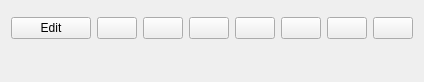
<?xml version="1.0" encoding="UTF-8"?>
<ui version="4.0">
 <class>ColorEditorPropertyWidget</class>
 <widget class="QWidget" name="ColorEditorPropertyWidget">
  <property name="geometry">
   <rect>
    <x>0</x>
    <y>0</y>
    <width>367</width>
    <height>82</height>
   </rect>
  </property>
  <property name="windowTitle">
   <string>Form</string>
  </property>
  <layout class="QGridLayout" name="gridLayout" columnstretch="1,0,0,0,0,0,0">
   <item row="1" column="3">
    <widget class="QPushButton" name="RescaleCustom">
     <property name="toolTip">
      <string>Rescale to custom range</string>
     </property>
     <property name="text">
      <string/>
     </property>
     <property name="icon">
      <iconset resource="../../../Components/Resources/pqComponents.qrc">
       <normaloff>:/pqWidgets/Icons/pqResetRangeCustom24.png</normaloff>:/pqWidgets/Icons/pqResetRangeCustom24.png</iconset>
     </property>
    </widget>
   </item>
   <item row="0" column="0" colspan="7">
    <widget class="pqDisplayColorWidget" name="DisplayColorWidget" native="true"/>
   </item>
   <item row="2" column="5">
    <spacer name="verticalSpacer">
     <property name="orientation">
      <enum>Qt::Vertical</enum>
     </property>
     <property name="sizeType">
      <enum>QSizePolicy::MinimumExpanding</enum>
     </property>
     <property name="sizeHint" stdset="0">
      <size>
       <width>0</width>
       <height>0</height>
      </size>
     </property>
    </spacer>
   </item>
   <item row="1" column="0">
    <widget class="QPushButton" name="EditColorMap">
     <property name="toolTip">
      <string>Edit color map</string>
     </property>
     <property name="statusTip">
      <string>Edit Color Map</string>
     </property>
     <property name="text">
      <string>Edit</string>
     </property>
     <property name="icon">
      <iconset resource="../../../Components/Resources/pqComponents.qrc">
       <normaloff>:/pqWidgets/Icons/pqEditColor24.png</normaloff>:/pqWidgets/Icons/pqEditColor24.png</iconset>
     </property>
     <property name="flat">
      <bool>false</bool>
     </property>
    </widget>
   </item>
   <item row="1" column="1">
    <widget class="QPushButton" name="UseSeparateColorMap">
     <property name="toolTip">
      <string>Use Separate color map</string>
     </property>
     <property name="statusTip">
      <string>Use Separate Color Map</string>
     </property>
     <property name="icon">
      <iconset resource="../../../Components/Resources/pqComponents.qrc">
       <normaloff>:/pqWidgets/Icons/pqSeparateColorMap24.png</normaloff>:/pqWidgets/Icons/pqSeparateColorMap24.png</iconset>
     </property>
     <property name="checkable">
      <bool>true</bool>
     </property>
     <property name="flat">
      <bool>false</bool>
     </property>
    </widget>
   </item>
   <item row="1" column="2">
    <widget class="QPushButton" name="Rescale">
     <property name="toolTip">
      <string>Rescale to data range</string>
     </property>
     <property name="statusTip">
      <string>Rescale to Data Range</string>
     </property>
     <property name="text">
      <string/>
     </property>
     <property name="icon">
      <iconset resource="../../../Components/Resources/pqComponents.qrc">
       <normaloff>:/pqWidgets/Icons/pqResetRange24.png</normaloff>:/pqWidgets/Icons/pqResetRange24.png</iconset>
     </property>
     <property name="flat">
      <bool>false</bool>
     </property>
    </widget>
   </item>
   <item row="1" column="6">
    <widget class="QPushButton" name="ShowScalarBar">
     <property name="toolTip">
      <string>Show/hide color legend</string>
     </property>
     <property name="statusTip">
      <string>Toggle Color Legend Visibility</string>
     </property>
     <property name="text">
      <string/>
     </property>
     <property name="icon">
      <iconset resource="../../../Components/Resources/pqComponents.qrc">
       <normaloff>:/pqWidgets/Icons/pqScalarBar24.png</normaloff>:/pqWidgets/Icons/pqScalarBar24.png</iconset>
     </property>
     <property name="checkable">
      <bool>true</bool>
     </property>
     <property name="flat">
      <bool>false</bool>
     </property>
    </widget>
   </item>
   <item row="1" column="7">
    <widget class="QPushButton" name="EditScalarBar">
     <property name="toolTip">
      <string>Edit color legend properties</string>
     </property>
     <property name="text">
      <string/>
     </property>
     <property name="icon">
      <iconset resource="../../../Components/Resources/pqComponents.qrc">
       <normaloff>:/pqWidgets/Icons/pqEditScalarBar16.png</normaloff>:/pqWidgets/Icons/pqEditScalarBar16.png</iconset>
     </property>
    </widget>
   </item>
   <item row="1" column="4">
    <widget class="QPushButton" name="RescaleTemporal">
     <property name="toolTip">
      <string>Rescale to data range over all timesteps</string>
     </property>
     <property name="text">
      <string/>
     </property>
     <property name="icon">
      <iconset resource="../../../Components/Resources/pqComponents.qrc">
       <normaloff>:/pqWidgets/Icons/pqResetRangeTemporal24.png</normaloff>:/pqWidgets/Icons/pqResetRangeTemporal24.png</iconset>
     </property>
    </widget>
   </item>
   <item row="1" column="5">
    <widget class="QPushButton" name="ChoosePreset">
     <property name="toolTip">
      <string>Choose preset</string>
     </property>
     <property name="statusTip">
      <string>Toggle Color Legend Visibility</string>
     </property>
     <property name="text">
      <string/>
     </property>
     <property name="icon">
      <iconset resource="../../../Components/Resources/pqComponents.qrc">
       <normaloff>:/pqWidgets/Icons/pqFavorites32.png</normaloff>:/pqWidgets/Icons/pqFavorites32.png</iconset>
     </property>
     <property name="flat">
      <bool>false</bool>
     </property>
    </widget>
   </item>
  </layout>
 </widget>
 <customwidgets>
  <customwidget>
   <class>pqDisplayColorWidget</class>
   <extends>QWidget</extends>
   <header>pqDisplayColorWidget.h</header>
   <container>1</container>
  </customwidget>
 </customwidgets>
 <resources>
  <include location="../../../Components/Resources/pqComponents.qrc"/>
 </resources>
 <connections/>
</ui>
